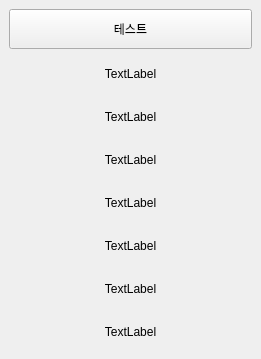
<?xml version="1.0" encoding="UTF-8"?>
<ui version="4.0">
 <class>MainWindow</class>
 <widget class="QMainWindow" name="MainWindow">
  <property name="geometry">
   <rect>
    <x>0</x>
    <y>0</y>
    <width>261</width>
    <height>359</height>
   </rect>
  </property>
  <property name="windowTitle">
   <string>bmKoreanStringTest</string>
  </property>
  <widget class="QWidget" name="centralwidget">
   <layout class="QVBoxLayout" name="verticalLayout">
    <item>
     <widget class="QPushButton" name="pushButton">
      <property name="minimumSize">
       <size>
        <width>0</width>
        <height>40</height>
       </size>
      </property>
      <property name="text">
       <string>테스트</string>
      </property>
     </widget>
    </item>
    <item>
     <widget class="QLabel" name="label">
      <property name="text">
       <string>TextLabel</string>
      </property>
      <property name="alignment">
       <set>Qt::AlignCenter</set>
      </property>
     </widget>
    </item>
    <item>
     <widget class="QLabel" name="label_2">
      <property name="text">
       <string>TextLabel</string>
      </property>
      <property name="alignment">
       <set>Qt::AlignCenter</set>
      </property>
     </widget>
    </item>
    <item>
     <widget class="QLabel" name="label_3">
      <property name="text">
       <string>TextLabel</string>
      </property>
      <property name="alignment">
       <set>Qt::AlignCenter</set>
      </property>
     </widget>
    </item>
    <item>
     <widget class="QLabel" name="label_4">
      <property name="text">
       <string>TextLabel</string>
      </property>
      <property name="alignment">
       <set>Qt::AlignCenter</set>
      </property>
     </widget>
    </item>
    <item>
     <widget class="QLabel" name="label_5">
      <property name="text">
       <string>TextLabel</string>
      </property>
      <property name="alignment">
       <set>Qt::AlignCenter</set>
      </property>
     </widget>
    </item>
    <item>
     <widget class="QLabel" name="label_6">
      <property name="text">
       <string>TextLabel</string>
      </property>
      <property name="alignment">
       <set>Qt::AlignCenter</set>
      </property>
     </widget>
    </item>
    <item>
     <widget class="QLabel" name="label_7">
      <property name="text">
       <string>TextLabel</string>
      </property>
      <property name="alignment">
       <set>Qt::AlignCenter</set>
      </property>
     </widget>
    </item>
   </layout>
  </widget>
 </widget>
 <resources/>
 <connections/>
</ui>
